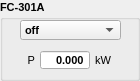
   <widget class="QGroupBox" name="FC301A_GB">
    <property name="geometry">
     <rect>
      <x>10</x>
      <y>210</y>
      <width>140</width>
      <height>81</height>
     </rect>
    </property>
    <property name="font">
     <font>
      <pointsize>8</pointsize>
      <weight>75</weight>
      <bold>true</bold>
     </font>
    </property>
    <property name="title">
     <string>FC-301A</string>
    </property>
    <widget class="QLabel" name="FC301A_P_unit_LBL">
     <property name="geometry">
      <rect>
       <x>95</x>
       <y>50</y>
       <width>40</width>
       <height>20</height>
      </rect>
     </property>
     <property name="font">
      <font>
       <weight>50</weight>
       <bold>false</bold>
      </font>
     </property>
     <property name="text">
      <string>kW</string>
     </property>
     <property name="alignment">
      <set>Qt::AlignLeading|Qt::AlignLeft|Qt::AlignVCenter</set>
     </property>
    </widget>
    <widget class="QDoubleSpinBox" name="FC301A_P_DSB">
     <property name="geometry">
      <rect>
       <x>40</x>
       <y>50</y>
       <width>50</width>
       <height>20</height>
      </rect>
     </property>
     <property name="alignment">
      <set>Qt::AlignRight|Qt::AlignTrailing|Qt::AlignVCenter</set>
     </property>
     <property name="buttonSymbols">
      <enum>QAbstractSpinBox::NoButtons</enum>
     </property>
     <property name="decimals">
      <number>3</number>
     </property>
    </widget>
    <widget class="QLabel" name="FC301A_P_LBL">
     <property name="geometry">
      <rect>
       <x>5</x>
       <y>50</y>
       <width>30</width>
       <height>20</height>
      </rect>
     </property>
     <property name="font">
      <font>
       <weight>50</weight>
       <bold>false</bold>
      </font>
     </property>
     <property name="text">
      <string>P</string>
     </property>
     <property name="alignment">
      <set>Qt::AlignRight|Qt::AlignTrailing|Qt::AlignVCenter</set>
     </property>
    </widget>
    <widget class="QComboBox" name="FC301A_status_CB">
     <property name="geometry">
      <rect>
       <x>20</x>
       <y>20</y>
       <width>101</width>
       <height>20</height>
      </rect>
     </property>
     <item>
      <property name="text">
       <string>off</string>
      </property>
     </item>
     <item>
      <property name="text">
       <string>on</string>
      </property>
     </item>
     <item>
      <property name="text">
       <string>alert</string>
      </property>
     </item>
     <item>
      <property name="text">
       <string>warning</string>
      </property>
     </item>
     <item>
      <property name="text">
       <string>standby</string>
      </property>
     </item>
    </widget>
   </widget>
